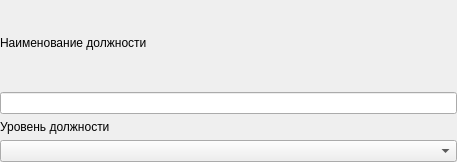
<?xml version="1.0" encoding="UTF-8"?>
<ui version="4.0">
 <class>PositionForm</class>
 <widget class="QWidget" name="PositionForm">
  <property name="geometry">
   <rect>
    <x>0</x>
    <y>0</y>
    <width>457</width>
    <height>162</height>
   </rect>
  </property>
  <property name="windowTitle">
   <string>Form</string>
  </property>
  <layout class="QVBoxLayout" name="verticalLayout_3">
   <property name="leftMargin">
    <number>0</number>
   </property>
   <property name="topMargin">
    <number>0</number>
   </property>
   <property name="rightMargin">
    <number>0</number>
   </property>
   <property name="bottomMargin">
    <number>0</number>
   </property>
   <item>
    <layout class="QVBoxLayout" name="verticalLayout">
     <item>
      <widget class="QLabel" name="lbl_name">
       <property name="text">
        <string>Наименование должности</string>
       </property>
      </widget>
     </item>
     <item>
      <widget class="QLineEdit" name="edt_name"/>
     </item>
    </layout>
   </item>
   <item>
    <layout class="QVBoxLayout" name="verticalLayout_2">
     <item>
      <widget class="QLabel" name="lbl_level">
       <property name="sizePolicy">
        <sizepolicy hsizetype="Preferred" vsizetype="Fixed">
         <horstretch>0</horstretch>
         <verstretch>0</verstretch>
        </sizepolicy>
       </property>
       <property name="text">
        <string>Уровень должности</string>
       </property>
      </widget>
     </item>
     <item>
      <widget class="QComboBox" name="cbx_level"/>
     </item>
    </layout>
   </item>
  </layout>
 </widget>
 <resources/>
 <connections/>
</ui>
